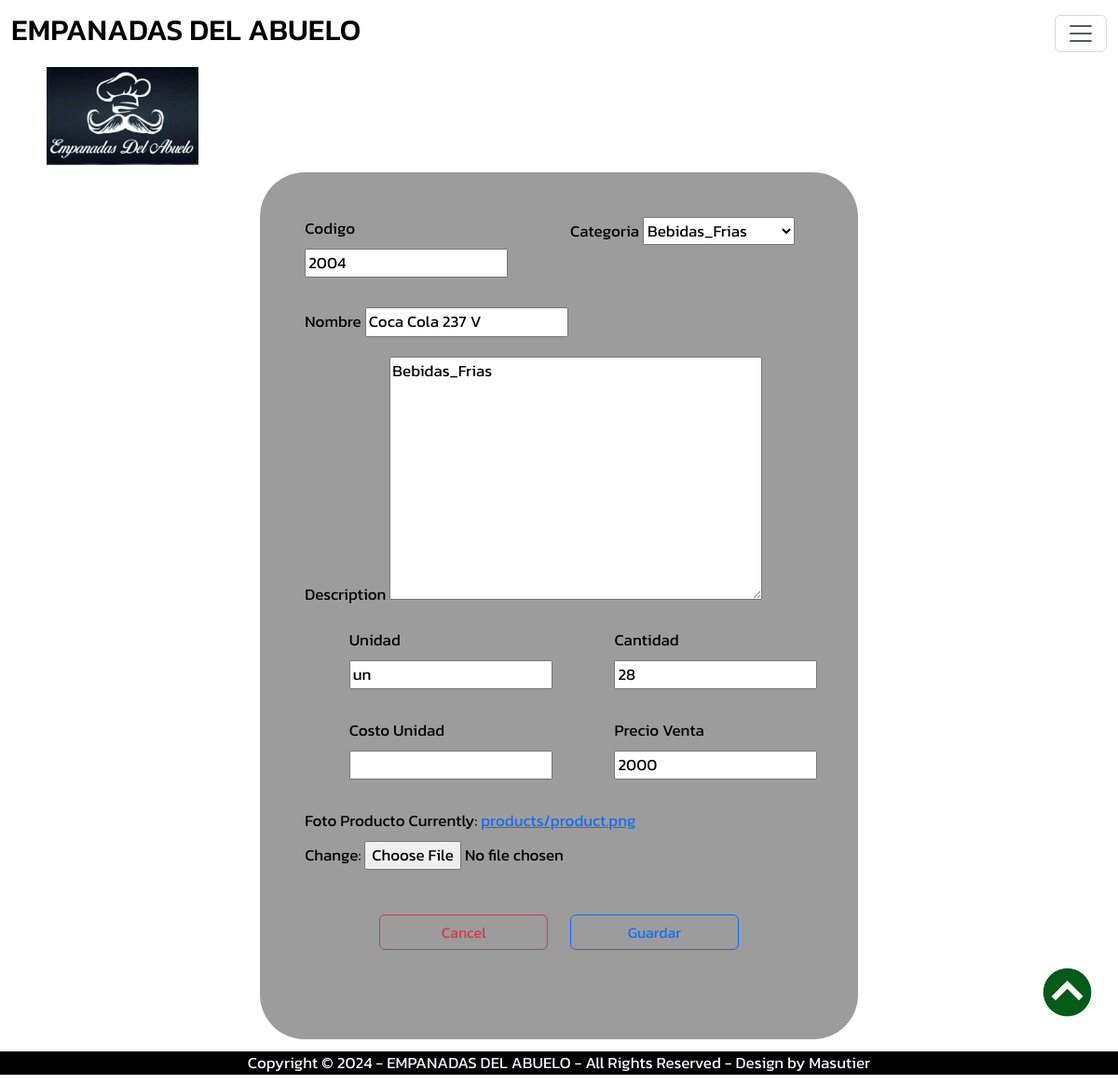
The app's page /editProduct/35 (signed in) with its own data.
### products/models.py (models this page shows, shortened)
class Producto(models.Model):
    CATEGORY = (
        ('Bebidas_Frias', 'Bebidas_Frias'),
        ('Bebidas_Calientes', 'Bebidas_Calientes'),
        ('Comida_Rapida', 'Comida_Rapida'),
        ('Jugos', 'Jugos'),
        ('Cigarrillos', 'Cigarrillos'),
        ('Otros', 'Otros'),
    )
    code = models.CharField(max_length=7, blank=True, null=True)
    categoria = models.CharField(max_length=30, blank=True, null=True, choices=CATEGORY)
    name = models.CharField(max_length=60, blank=True, null=True)
    description = models.TextField(blank=True, null=True)
    mesure = models.CharField(max_length=10, blank=True, null=True)
    quantity_un = models.IntegerField(blank=True, null=True)
    cost_un = models.IntegerField(blank=True, null=True)
    sale_price = models.IntegerField(blank=True, null=True)
    image = models.ImageField(default='products/defaultProduct.png', upload_to='products')
    date_created = models.DateTimeField(auto_now_add=True, blank=True, null=True)
    date_modify = models.DateTimeField(auto_now_add=False, auto_now=True, blank=True, null=True)

### abuemp/decorators.py (the view)
    def wrapper_function(request, *args, **kwargs):
        group = None
        if request.user.groups.exists():
            group = request.user.groups.all()[0].name
        if group == 'usuario':
            messages.success(request, f"No tienes permisos para esta seccion")
            return redirect('home')
        if group == 'admin':
            return view_func(request, *args, **kwargs)
        if group == None:
            messages.success(request, f"No tienes permisos para esta seccion")
            return redirect('home')

### products/forms.py
class CreateProductForm(ModelForm):
    class Meta:
        model = Producto
        fields = '__all__'

### products/views.py (called while the page is built)
@admin_only
def editProduct(request, pk):
    pagename = "Editar Producto"
    product = Producto.objects.get(id=pk)
    form = CreateProductForm(instance=product)
    if request.method == 'POST':
        form = CreateProductForm(request.POST, request.FILES, instance=product)
        if form.is_valid():
            form.save()
            messages.success(request, f'El producto ya quedo modificado!')
            return redirect('products')
    context = {'title':'Editar Producto', 'pagename':pagename, 'form':form}
    return render(request, 'products/edit_product.html', context)

### sales/context_processor.py (called while the page is built)
def total_basket(request):
    total = 0
    if request.user.is_authenticated:
        if "basket" in request.session.keys():
            for key, value in request.session["basket"].items():
                total += int(value["accumulated"])
    else:
        clean_basket(request)
        messages.success(request, f"No hay Vendedor Activado")
        if "basket" in request.session.keys():
            for key, value in request.session["basket"].items():
                total += int(value["accumulated"])
    return {'total_basket': total}

### products/templates/products/edit_product.html (shortened to what this page needs)
{% extends 'abuemp/layout.html' %}
{% load static %}
{% load humanize %}
{% block content %}
<div class="col-11 row mx-auto">
    <div class="col-md-7 mx-auto mb-5 p-5 backform">
        <form action="" method="POST" enctype="multipart/form-data">
            <div class="row mb-3">
                <div class="col-6 mx-auto">
                    <div class="mb-3">
                        <label for="code" class="form-label">Codigo</label>
                        {{form.code}}
                    </div>
                </div>
                <div class="col-6 mx-auto">
                    <div class="mb-3">
                        <label for="categoria" class="form-label">Categoria</label>
                        {{form.categoria}}
                    </div>
                </div>
            </div>
            <div class="mb-3">
                <label for="name" class="form-label">Nombre</label>
                {{form.name}}
            </div>
            <div class="mb-3">
                <label for="description" class="form-label">Description</label>
                {{form.description}}
            </div>
            <div class="row mb-3">
                <div class="col-4 mx-auto">
                    <div class="mb-3">
                        <label for="mesure" class="form-label">Unidad</label>
                        {{form.mesure}}
                    </div>
                </div>
                <div class="col-4 mx-auto">
                    <div class="mb-3">
                        <label for="mesure" class="form-label">Cantidad</label>
                        {{form.quantity_un}}
                    </div>
                </div>
            </div>
            <div class="row mb-3">
                <div class="col-4 mx-auto">
                    <div class="mb-3">
                        <label for="cost_un" class="form-label">Costo Unidad</label>
                        {{form.cost_un|intcomma}}
                    </div>
                </div>
                <div class="col-4 mx-auto">
                    <div class="mb-3">
                        <label for="sale_price" class="form-label">Precio Venta</label>
                        {{form.sale_price|intcomma}}
                    </div>
                </div>
            </div>
            <div class="mb-3">
                <label for="image" class="form-label">Foto Producto</label>
                {{form.image}}
            </div>
            <div class="col-lg-9 mx-auto mt-4 row mb-4">
                <div class="col-lg-6 mt-4 mb-4 ">
                    <div class="d-grid gap-2">
                        <button class="btn btn-outline-danger" type="button" onclick="goBack()">Cancel</button>
                    </div>
                </div>
                <div class="col-lg-6 mt-4 mb-4 ">
                    <div class="d-grid gap-2">
                        <input class="btn btn-outline-primary" type="submit" value="Guardar"/>
                    </div>
                </div>
            </div>
        </form>
    </div>
</div>
{% endblock content %}

### static/css/all.css (style rules this page uses)
body { color: black; font-size: 17px; font-family: "Kanit", sans-serif; }
.backform { background-color: rgb(156, 156, 156); color: #000000; border-radius: 3rem; padding-top: 3rem; padding-bottom: 3rem; }

### records on screen
Producto: code "2004", categoria "Bebidas_Frias", name "Coca Cola 237 V", description "Bebidas_Frias", mesure "un", quantity_un "28", sale_price "2000"
